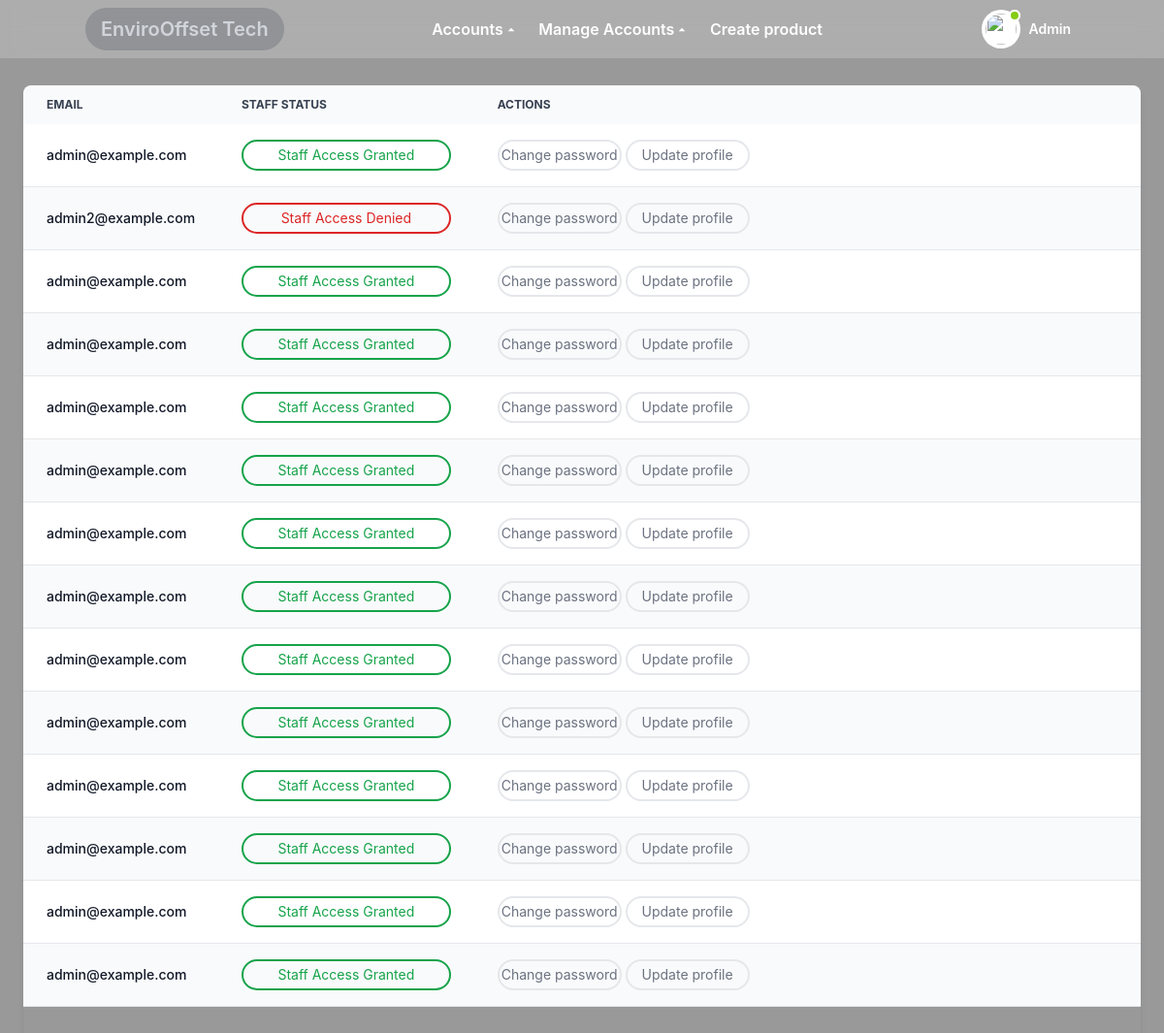
Screenshot of /admin/allAdmin (signed in) with the database file from the repository.
### main.py (models this page shows, shortened)
class Admin(db.Model):
    id=db.Column(db.Integer, primary_key=True)
    fname = db.Column(db.String(255), nullable=False)
    lname = db.Column(db.String(255), nullable=False)
    email=db.Column(db.String(255), nullable=False)
    password=db.Column(db.String(255), nullable=False)
    is_Staff = db.Column(db.Integer, default=0, nullable=False)

### main.py (the view)
@app.route("/admin/allAdmin")
def admin_allAdmin():
    if not session.get('admin_id'):
        return redirect('/')
    admins = Admin().query.all()
    print("this is admins:",len(admins))
    return render_template('admin/allAdmin.html',admins=admins)

### templates/admin/allAdmin.html (shortened to what this page needs)
<!DOCTYPE html>
<html lang="en">
<head>
  <link href="https://fonts.bunny.net/css?family=figtree:400,500,600&display=swap" rel="stylesheet" />
  <link href="https://unpkg.com/boxicons@2.1.4/css/boxicons.min.css" rel="stylesheet" />
  <link href="https://cdn.jsdelivr.net/npm/remixicon@3.5.0/fonts/remixicon.css" rel="stylesheet" />
  <link rel="stylesheet" href="{{ url_for('static', filename='styles/layout.css') }}" />
  <script src="https://cdn.tailwindcss.com"></script>
</head>
<body class="text-gray-800 font-inter bg-cover bg-fixed bg-center" style="background-image: linear-gradient(rgba(0, 0, 0, 0.4), rgba(0, 0, 0, 0.4)), url('{{ url_for('static', filename='images/SolarPanels.jpg') }}')">
  {% include 'admin/navbar.html' %}
  <main class="md:mt-16 min-h-screen transition-all main">
    <div class="p-6">
      <div class="flex-auto relative overflow-x-auto shadow-md sm:rounded-lg h-screen">
        <table class="w-full text-sm text-left rtl:text-right text-gray-500 dark:text-gray-400">
          <thead class="text-xs text-gray-700 uppercase bg-gray-50 dark:bg-gray-700 dark:text-gray-400">
            <tr>
              <th scope="col" class="px-6 py-3">Email</th>
              <th scope="col" class="px-6 py-3">Staff Status</th>
              <th scope="col" class="px-6 py-3">Actions</th>
            </tr>
          </thead>
          <tbody>
            {% for admin in admins %}
            <tr
              class="odd:bg-white odd:dark:bg-gray-900 even:bg-gray-50 even:dark:bg-gray-800 border-b dark:border-gray-700">
              <td scope="row" class="px-6 py-4 font-medium text-gray-900 whitespace-nowrap dark:text-white">
                {{admin.email}}
              </td>
              <td scope="row" class="px-6 py-4 font-medium text-gray-900 whitespace-nowrap dark:text-white w-1/4">
                {% if admin.is_Staff == True %}
                <a href="/admin/DisableStaffAccess/{{admin.id}}" class="custom-anchor">
                  <button
                    class="w-full custom-button font-normal h-8 border-2 border-green-600 text-green-600 rounded-2xl hover:bg-red-600 hover:border-red-600 hover:text-white hover:text- dark:text-blue-500"
                    style="min-width: 100px;">
                    <span>Staff Access Granted</span>
                  </button>
                </a>
                {% else %}
                <a href="/admin/EnableStaffAccess/{{admin.id}}" class="custom-anchor1">
                  <button
                    class="w-full custom-button1 font-normal h-8 border-2 border-red-600 text-red-600 rounded-2xl hover:bg-green-600 hover:border-green-600 hover:text-white dark:text-blue-500"
                    style="min-width: 100px;">
                    <span>Staff Access Denied</span>
                  </button>
                </a>
                {% endif %}
              </td>
              <td class="px-6 py-4 w-3/4">
                <a href="/admin/changeUserPassword/{{admin.id}}">
                  <button class="btn font-normal h-8 border-gray-200 border-2 rounded-2xl w-32">Change password</button>
                </a>
                <a href="/admin/updateUserProfileAdmin/{{admin.id}}">
                  <button class="btn btn font-normal h-8 border-gray-200 border-2 rounded-2xl w-32">Update
                    profile</button>
                </a>
              </td>
            </tr>
            {% endfor %}
          </tbody>
        </table>
      </div>
    </div>
  </main>
</body>
</html>

### static/styles/layout.css (style rules this page uses)
html { line-height: 1.5; -webkit-text-size-adjust: 100%; -moz-tab-size: 4; -o-tab-size: 4; tab-size: 4; font-family: ui-sans-serif, system-ui, -apple-system, BlinkMacSystemFont, "Segoe UI", Roboto, "Helvetica Neue", Arial, "Noto Sans", sans-serif, "Apple Color Emoji", "Segoe UI Emoji", "Segoe UI Symbol", "Noto Color Emoji"; font-feature-settings: normal; font-variation-settings: normal; }
body { margin: 0; line-height: inherit; }
a { color: inherit; text-decoration: inherit; }
table { text-indent: 0; border-color: inherit; border-collapse: collapse; }
button, input, optgroup, select, textarea { font-family: inherit; font-feature-settings: inherit; font-variation-settings: inherit; font-size: 100%; font-weight: inherit; line-height: inherit; color: inherit; margin: 0; padding: 0; }
button, select { text-transform: none; }
button, [type='button'], [type='reset'], [type='submit'] { -webkit-appearance: button; background-color: transparent; background-image: none; }
button, [role="button"] { cursor: pointer; }
.relative { position: relative; }
.h-8 { height: 2rem; }
.min-h-screen { min-height: 100vh; }
.w-full { width: 100%; }
.overflow-x-auto { overflow-x: auto; }
.border-b { border-bottom-width: 1px; }
.border-gray-200 { --tw-border-opacity: 1; border-color: rgb(229 231 235 / var(--tw-border-opacity)); }
.bg-gray-50 { --tw-bg-opacity: 1; background-color: rgb(249 250 251 / var(--tw-bg-opacity)); }
.p-6 { padding: 1.5rem; }
.px-6 { padding-left: 1.5rem; padding-right: 1.5rem; }
.text-left { text-align: left; }
.font-inter { font-family: 'Inter', sans-serif; }
.text-sm { font-size: 0.875rem; line-height: 1.25rem; }
.font-medium { font-weight: 500; }
.font-normal { font-weight: 400; }
.uppercase { text-transform: uppercase; }
.text-gray-800 { --tw-text-opacity: 1; color: rgb(31 41 55 / var(--tw-text-opacity)); }
.shadow-md { --tw-shadow: 0 4px 6px -1px rgb(0 0 0 / 0.1), 0 2px 4px -2px rgb(0 0 0 / 0.1); --tw-shadow-colored: 0 4px 6px -1px var(--tw-shadow-color), 0 2px 4px -2px var(--tw-shadow-color); box-shadow: var(--tw-ring-offset-shadow, 0 0 #0000), var(--tw-ring-shadow, 0 0 #0000), var(--tw-shadow); }
.transition-all { transition-property: all; transition-timing-function: cubic-bezier(0.4, 0, 0.2, 1); transition-duration: 150ms; }

### rows the page displays
Admin: email "admin@example.com"
Admin: email "admin2@example.com"
Admin: email "admin@example.com"
Admin: email "admin@example.com"
Admin: email "admin@example.com"
Admin: email "admin@example.com"
Admin: email "admin@example.com"
Admin: email "admin@example.com"
Admin: email "admin@example.com"
Admin: email "admin@example.com"
Admin: email "admin@example.com"
Admin: email "admin@example.com"
Admin: email "admin@example.com"
Admin: email "admin@example.com"
